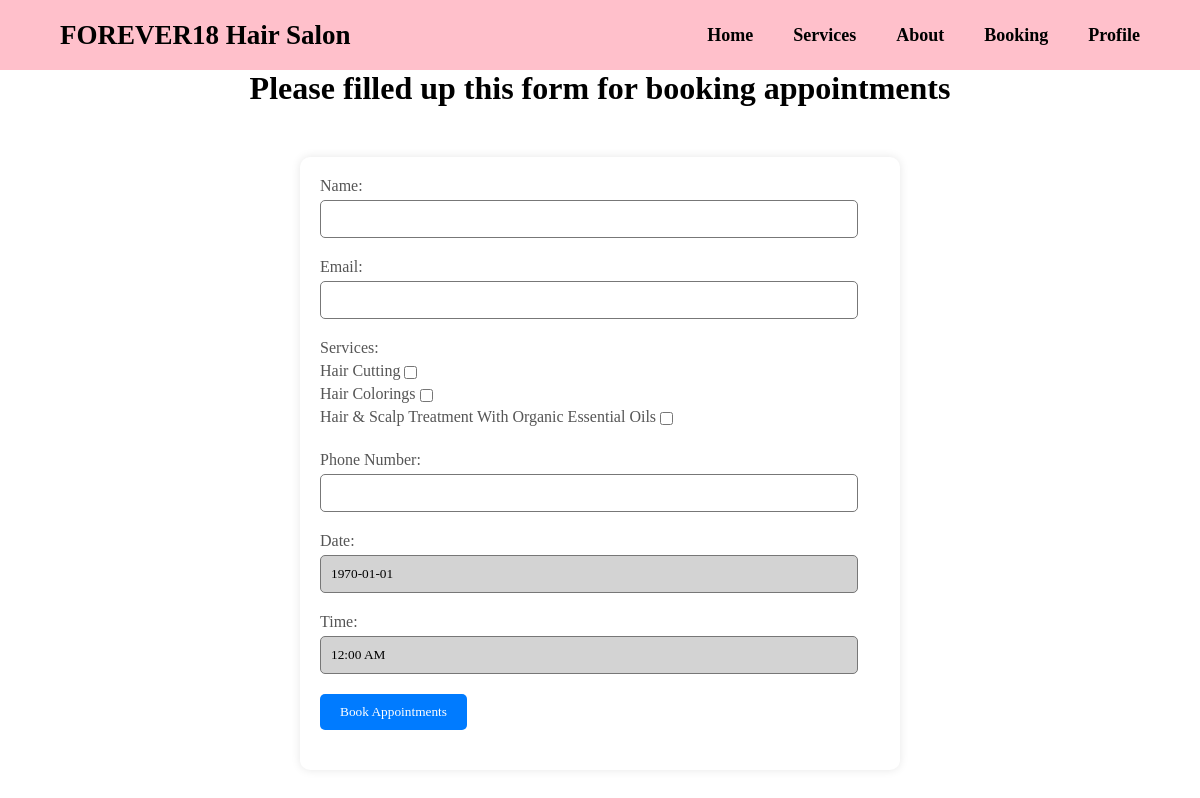
Screenshot of /appointments.php with the database file from the repository.
### tables this page shows
CREATE TABLE `services` (
  `id` int(10) NOT NULL,
  `name` varchar(250) NOT NULL,
  `date` timestamp NOT NULL DEFAULT current_timestamp() ON UPDATE current_timestamp()
);

### appointments.php (the view, shortened to what this page needs)
<?php include("includes/functions.php");
$date = isset($_GET['date']) ? $_GET['date'] : '';
$time = isset($_GET['time']) ? $_GET['time'] : '';
$date = date("Y-m-d", strtotime($date));
$time = date("h:i A", strtotime($time));
?>
<!DOCTYPE html>
<html lang="en">
<head>
    <link rel="stylesheet" href="css/appointments.css">
</head>
<body>
    <?php include("includes/header.php"); ?>
    <h1>Please filled up this form for booking appointments</h1>
    <div class="container">
        <form action="appointments.php" method="post">
            <div class="form-group">
                <label for="name">Name: </label>
                <input type="text" name="name" required>
            </div>
            <div class="form-group">
                <label for="email">Email: </label>
                <input type="text" name="email" required>
            </div>
            <div class="form-group">
                <label>Services:</label>
                <?php
                $sql = "SELECT * FROM services";
                $result = mysqli_query($conn, $sql);
                if ($result && mysqli_num_rows($result) > 0) {
                    while ($row = mysqli_fetch_assoc($result)) {
                        echo '<div>
                            <label for="services' . $row['id'] . '">' . $row['name'] . '</label>
                            <input type="checkbox" name="services[]" value="' . $row['name'] . '">
                        </div>';
                    }
                }
                ?>
            </div>
            <div class="form-group">
                <label for="phone">Phone Number: </label>
                <input type="text" name="phone" pattern="^0\d{2}-\d{7}$|^0\d{2}-\d{8}$"
                    title="Please enter a valid phone number in the format 0xx-xxxxxxx or 0xx-xxxxxxxx" required>
            </div>
            <div class="form-group">
                <label for="date">Date: </label>
                <input type="text" name="date" value="<?php echo $date ?>" readonly>
            </div>
            <div class="form-group">
                <label for="time">Time: </label>
                <input type="text" name="time" value="<?php echo $time ?>" readonly>
            </div>
            <div class="form-group">
                <input type="submit" value="Book Appointments" name="submit">
            </div>
        </form>
    </div>
</body>
</html>

### css/appointments.css (style rules this page uses)
body { font-family: Arial, sans-serif; background-color: #f7f7f7; margin: 0; padding: 0; }
.container { max-width: 600px; margin: 50px auto; background-color: #fff; padding: 20px; border-radius: 10px; box-shadow: 0 0 10px rgba(0, 0, 0, 0.1); }
.form-group { margin-bottom: 20px; }
label { display: inline-block; margin-bottom: 5px; color: #555; }
input[type="text"], input[type="email"] { width: calc(100% - 22px); padding: 10px; border: 1px solid #777; border-radius: 5px; vertical-align: middle; color: #333; }
input[type="checkbox"] { margin-right: 5px; vertical-align: middle; }
input[type="submit"] { background-color: #007bff; color: #fff; border: none; padding: 10px 20px; border-radius: 5px; cursor: pointer; }
h1 { color: black; text-align: center; }
input[readonly] { background-color: lightgrey; color: black; }

### includes/headerCss.css (style rules this page uses)
* { margin: 0; padding: 0; color: white; box-sizing: border-box; font-family: 'Times New Roman', Times, serif; }
body { background-color: white; }

### rows the page displays
services: name "Hair Cutting"
services: name "Hair Colorings"
services: name "Hair & Scalp Treatment With Organic Essential Oils"
